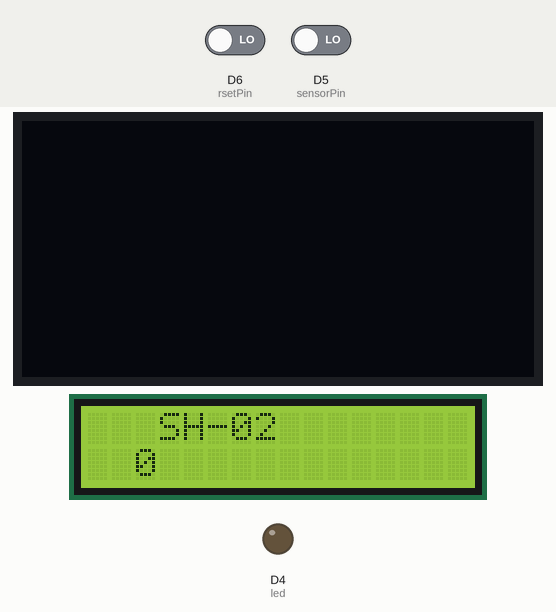
The sketch below on a simulated ESP8266 (NodeMCU). Shown: 128×64 one-colour display, 16×2 character LCD, output pins drawn as LEDs (lit = HIGH). The inputs (shaded band) are chosen by the test bench; at power-on: D5 (sensorPin) LOW, D6 (rsetPin) LOW. WiFi joins after 1.5 s; servers stay silent unless stated; network time is answered at once with the bench clock; the local clock reads 2024-03-15 10:24:30 at power-on unless the sketch sets it; random numbers use the default seed unless the sketch sets one; no MQTT or app messages arrive unless stated; what the sketch prints to the serial monitor is not drawn.

Above: at 2.9 s.
3.0 s: D5 (sensorPin) driven HIGH
At 4.2 s:
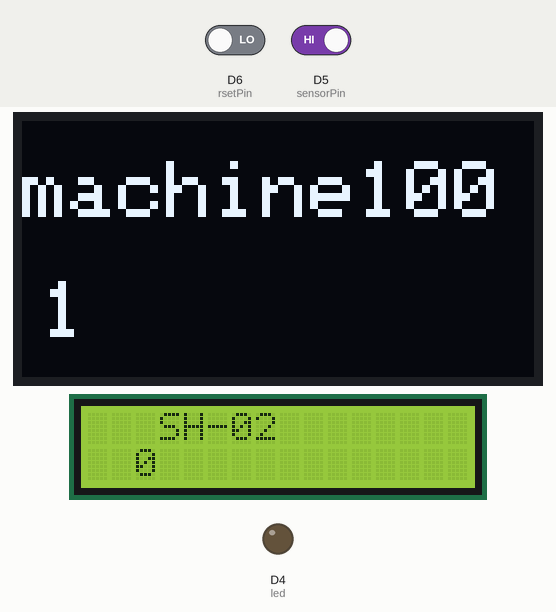
4.5 s: D5 (sensorPin) driven LOW
At 5.6 s:
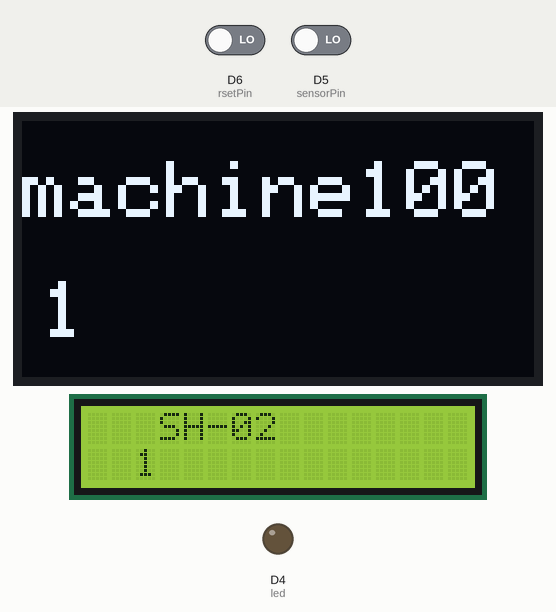
6.0 s: D5 (sensorPin) driven HIGH
At 7.2 s:
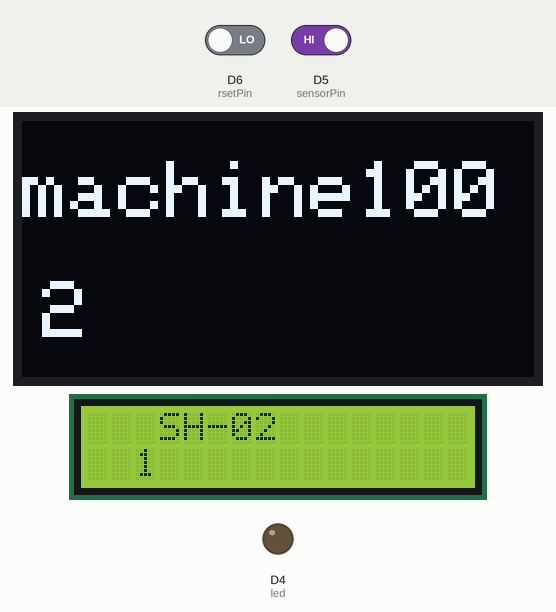
7.5 s: D6 (rsetPin) driven HIGH and D5 (sensorPin) driven LOW
At 8.6 s:
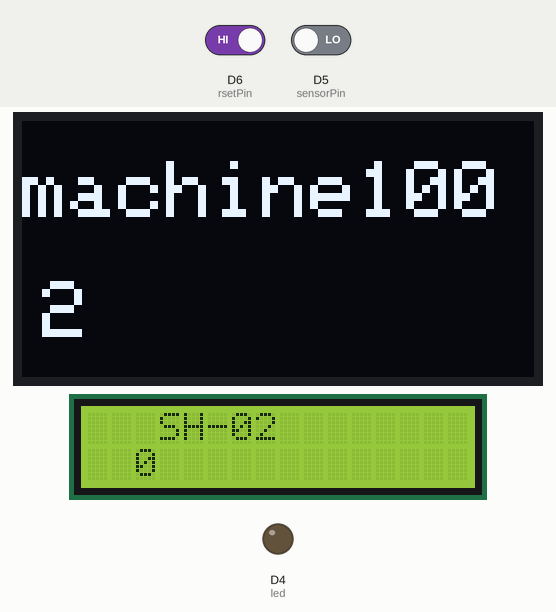
Timing chart, 0 to 10.5 s (numbered marks = the images above; inputs shaded):
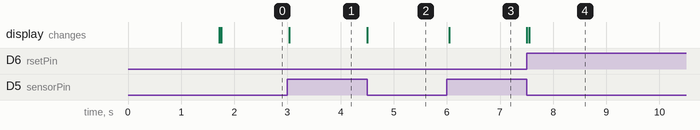

The sketch:

mqtt_connection.ino
```cpp
#ifdef ESP8266
 #include <ESP8266WiFi.h>
 #else
 #include <WiFi.h>
#endif

//#include "DHTesp.h"
#include <ArduinoJson.h>
#include<SPI.h>
#include<Wire.h>
#include <PubSubClient.h>
#include <WiFiClientSecure.h>
#include <Adafruit_GFX.h>
#include <Adafruit_SSD1306.h>
#include <LiquidCrystal_I2C.h>
#include <NTPClient.h>
#include <WiFiUdp.h>
#include<time.h>

#define SCREEN_WIDTH 128 // OLED display width, in pixels
#define SCREEN_HEIGHT 64 // OLED display height, in pixels

// Declaration for an SSD1306 display connected to I2C (SDA, SCL pins)
Adafruit_SSD1306 display(SCREEN_WIDTH, SCREEN_HEIGHT, &Wire, -1);
//#define DHTpin 2   //Set DHT pin as GPIO2
//DHTesp dht;

/**** LED Settings *******/
WiFiUDP ntpUDP;
NTPClient timeClient(ntpUDP, "pool.ntp.org");
const int led = LED_BUILTIN; //Set LED pin as GPIO5
/****** WiFi Connection Details *******/
const char* ssid = "Airtel_vipu_4970";
const char* password = "Password@987";
unsigned int globalCount;
unsigned int count;
bool publishMessageToMqtt = false;
int sensorPin = D5;
int rsetPin=D6;
int i=0;
LiquidCrystal_I2C lcd(0x27,16,2);  // set the LCD address to 0x27 for a 16 chars and 2 line display
/******* MQTT Broker Connection Details *******/
const char* mqtt_server = " d08900cfdef5463098201f44a1532917.s2.eu.hivemq.cloud";
const char* mqtt_username = "ankit";
const char* mqtt_password = "Ankit@123";
const int mqtt_port =8883;
WiFiClientSecure espClient;

/**** MQTT Client Initialisation Using WiFi Connection *****/
PubSubClient client(espClient);

unsigned long lastMsg = 0;
#define MSG_BUFFER_SIZE (50)
char msg[MSG_BUFFER_SIZE];
static const char *root_ca PROGMEM = R"EOF(

-----BEGIN CERTIFICATE-----
MIIFnjCCA4YCCQDm7/FV5GARXjANBgkqhkiG9w0BAQ0FADCBqTELMAkGA1UEBhMC
REUxEDAOBgNVBAgMB0JhdmFyaWExETAPBgNVBAcMCEVybGFuZ2VuMRcwFQYDVQQK
DA5Tb2Z0YmxhZGUgR21iSDEZMBcGA1UECwwQd3d3LnNvZnRibGFkZS5kZTEcMBoG
A1UEAwwTU29mdGJsYWRlIFJvb3QgQ0EgMTEjMCEGCSqGSIb3DQEJARYUY29udGFj
dEBzb2Z0YmxhZGUuZGUwHhcNMjMxMjIwMTkxNjE5WhcNMjQwNDE4MTkxNjE5WjB4
MQswCQYDVQQGEwJERTEMMAoGA1UECAwDTlJXMREwDwYDVQQHDAhFcmxhbmdlbjES
MBAGA1UECgwJU29mdGJsYWRlMRIwEAYDVQQDDAlTb2Z0YmxhZGUxIDAeBgkqhkiG
9w0BCQEWEW5pa29Ac29mdGJsYWRlLmRlMIICIjANBgkqhkiG9w0BAQEFAAOCAg8A
MIICCgKCAgEAqUE9p71j0zzCIQJlacOrA/k7EvNO98jdVUS77opS2ONUg6mwWZ8H
QJrJbce00xN8RPTPfKG4gmpWYY9JEIl9U4baYGAjMALiEaInxODZ8TF1IqyKdmyL
9Q7t+Fd+goGZy1rZUeLDxU40OXZ0okJu1vc5lrXkVDQtscPeEvB/HORsV9+9LM0v
hUIx+S+SmF0CCh/oNWlmIW5lL0kViD49YC8jaULLzEgljh4rV3rQwKp40MBmFJkt
E3eMa3vfjHwDTlsTY84gLhAY5gYPzlTJPCXFrMlmiSGc5/tl3TTyT1+TJAEP3pGJ
ktRbEmlQi5FwOaGgSfbUj+5Sq1t+ZLp0stmB2wYh0izN/zklTB9FJMN93o/dbqVm
TS4ygxiUD3wuxL/yQryMoSHkPgZQfEEd4fHc22eetCrBwJRgs4wP528WfZ/Kup8o
SpAXexJlptFfiLY00XzXNxDWfzwEKBbJ5JUnNRIvzZ2Pul1ZYZ+/FKjjLUG7hmBW
nkkmUcu3758bbCRccwqiIlLcQrzx48TnOkiIpEoIEPKpBFkwpURLYMyrMfK9CSFO
l28/xYqf7WNdywABCmqCIiQIyvoIHDvYF3HR3fcEJ/4kqAA+Zt0A6X3uK2Bvsr9h
LuwaZnKPC2r3ghvqKIvTzvztj7isL4RRTrkf/0hZ/Xg5MIxsZCsRZ3cCAwEAATAN
BgkqhkiG9w0BAQ0FAAOCAgEAyOS0FlPaefn8jzytyxl45DR2gKz9jvqAVD8X+IzN
Z7aHtAmf5wPG9Jzb/WpJLOLfAnRPat+W7/SvAUOoMSXbiqN0s7o34nLMYne6Fumd
XHoRvo3B2s18IC1mpoz1KFgWNKtd8bI3aZTbXOL9ch+6b/MxFROp7msjFxZ5sFcC
LiFZmmgG6vwmRdf+Wml9tGRcOKaSM7TvftJQjCyyE1EvefFkStK1Ss7ArZxuqyvA
XMBcna4vnW/1ibezOxcbXEpmq+DbisoJtXTnNubdfQ2QN8V9irZgDflcyIqZ+ZHu
2qsV4whGeQXoHdU0DojmD2NCVjtDna0xpo8bKotov60CLZ50NqBwx4Y9Oq6C4/9P
4zWrIf0MzlEO6zXogdlBAiLU3maHb1cvoDnJG4vIztOXl2kTfVMnzA27YT5jLOLw
5H0R9tfXEOnxy87ZCI9V0YMnO9p6ix1Zdp0x8otS6cOFgG4S7wI98HzRO2aeH9ut
hc7+zY+RLJDrAF6CCPt6K9mFza8bSgP9wzdWdl3cmIzhWpUYExQy8e7RtAxHLn5b
4rmI769UxEEBsxl+M3YyixMsIfNuKoQZTuyRz5vmMK7edbf0UUlaLv6Cp0q5aB7E
5llnjp/lo+f0sBxosZkJ9csId4wwRrKnqlMiDxQiI0OYqHJEcTRLJRfxYbunVxVP
ekU=
-----END CERTIFICATE-----
)EOF";
void setup_wifi() {
  delay(10);
  Serial.print("\nConnecting to ");
  Serial.println(ssid);

  WiFi.mode(WIFI_STA);
  WiFi.begin(ssid, password);

  while (WiFi.status() != WL_CONNECTED) {
    delay(500);
    Serial.print(".");
  }
  randomSeed(micros());
  Serial.println("\nWiFi connected\nIP address: ");
  Serial.println(WiFi.localIP());
}
void reconnect() {
  // Loop until we're reconnected
  while (!client.connected()) {
    Serial.print("Attempting MQTT connection...");
    String clientId = "ESP8266Client-";   // Create a random client ID
    clientId += String(random(0xffff), HEX);
    // Attempt to connect
    if (client.connect(clientId.c_str(), mqtt_username, mqtt_password)) {
      Serial.println("connected");

      client.subscribe("led_state");   // subscribe the topics here

    } else {
      Serial.print("failed, rc=");
      Serial.print(client.state());
      Serial.println(" try again in 5 seconds");   // Wait 5 seconds before retrying
      delay(5000);
    }
  }
}
void callback(char* topic, byte* payload, unsigned int length) {
  String incommingMessage = "";
  for (int i = 0; i < length; i++) incommingMessage+=(char)payload[i];

  Serial.println("Message arrived ["+String(topic)+"]"+incommingMessage);

  //--- check the incomming message
//    if( strcmp(topic,"led_state") == 0){
//     if (incommingMessage.equals("1")) digitalWrite(led, HIGH);   // Turn the LED on
//     else digitalWrite(led, LOW);  // Turn the LED off
//  }
  DynamicJsonDocument doc(1024);
  deserializeJson(doc, incommingMessage);
  int count = doc["count"];


  // Use the extracted count value in your code
  Serial.println("Count: " + String(count));
  globalCount = count;
}
void publishMessage(const char* topic, String payload , boolean retained){
  if (client.publish(topic, payload.c_str(), true))
      Serial.println("Message publised ["+String(topic)+"]: "+payload);
}
void setup() {
if(!display.begin(SSD1306_SWITCHCAPVCC, 0x3C)) { // Address 0x3D for 128x64
    Serial.println(F("SSD1306 allocation failed"));
    for(;;);

  }

  delay(55);
  display.clearDisplay();

 // display.setTextSize(2);
  display.setTextColor(WHITE);
 // dht.setup(DHTpin, DHTesp::DHT11); //Set up DHT11 sensor
  pinMode(led, OUTPUT); //set up LED
  Serial.begin(115200);
  while (!Serial) delay(1);
  setup_wifi();

  #ifdef ESP8266
    espClient.setInsecure();
  #else
    espClient.setCACert(root_ca);      // enable this line and the the "certificate" code for secure connection
  #endif

  client.setServer(mqtt_server, mqtt_port);
  reconnect();

  timeClient.begin();
  client.setCallback(callback);
  client.subscribe("esp8266_data_SH2");
  lcd.init();                      // initialize the lcd
  // Print a message to the LCD.
  lcd.backlight();
  lcd.setCursor(3,0);
  lcd.print("SH-02");
}
void loop() {
   timeClient.update();

  unsigned long epochTime = timeClient.getEpochTime();
  String formattedTime = timeClient.getFormattedTime();

  Serial.println("Epoch Time: " + String(epochTime));
  Serial.println("Formatted Time: " + formattedTime + "\n");

  // Use the real-time information for your tasks here

  //delay(1000);

  int sensorValue = digitalRead(sensorPin);
  int rset=digitalRead(rsetPin);
    // Check if a client has connected
  // WiFiClient client = server.available();
      if (!client.connected()) reconnect(); // check if client is connected

  client.loop();
  if(count==0)
    count = globalCount;

    if(rset==HIGH)
    {
      globalCount=0;
      count=0;
    }

    if(sensorValue==HIGH)
 {
  count++;
  publishMessageToMqtt = true;
   Serial.println(count);

    display.setCursor(0, 10);
   display.clearDisplay();
    display.setTextSize(2);
   display.println("machine100");
    display.setTextSize(2);
   display.setCursor(5,40);

display.println(count);
  display.display();

    Serial.print("MACHINE 100 = "); Serial.println(count);
    display.display();
   display.setCursor(0, 10);
   display.clearDisplay();
    display.setTextSize(2);
   display.println("machine100");
    display.setTextSize(2);
   display.setCursor(5,40);

    display.println(count);
  display.display();
   again:
  while(sensorValue==HIGH) {
    sensorValue = digitalRead(sensorPin);
    if(sensorValue==LOW)
        break;
    else
    {  delay(5);
      goto again;
    }
  }
 }
 lcd.setCursor(2,3);
  lcd.print(count);
    Serial.print("MACHINE 100 count = "); Serial.println(count);

 if(count%10==0 && publishMessageToMqtt)
{


 DynamicJsonDocument doc(1024);

  doc["deviceId"] = "nodemcu";
  doc["siteId"] = "SH-1";
  doc["count"] = count;
  doc["publishedTime"] = epochTime;
  Serial.print(epochTime);

  char mqtt_message[400];
  serializeJson(doc, mqtt_message);

  publishMessage("esp8266_data_SH2", mqtt_message, true);
  publishMessageToMqtt=false;
//  i=0;
}

//i++;
  delay(50);

}
```

Measured:
- after the input at 3.0 s, the display: changes at once (image 1)
- after the input at 4.5 s, the display: changes at once (image 2)
- after the input at 6.0 s, the display: changes after 0.05 s (image 3)
- after the input at 7.5 s, the display: first changes at once (image 4 shows a later state)
